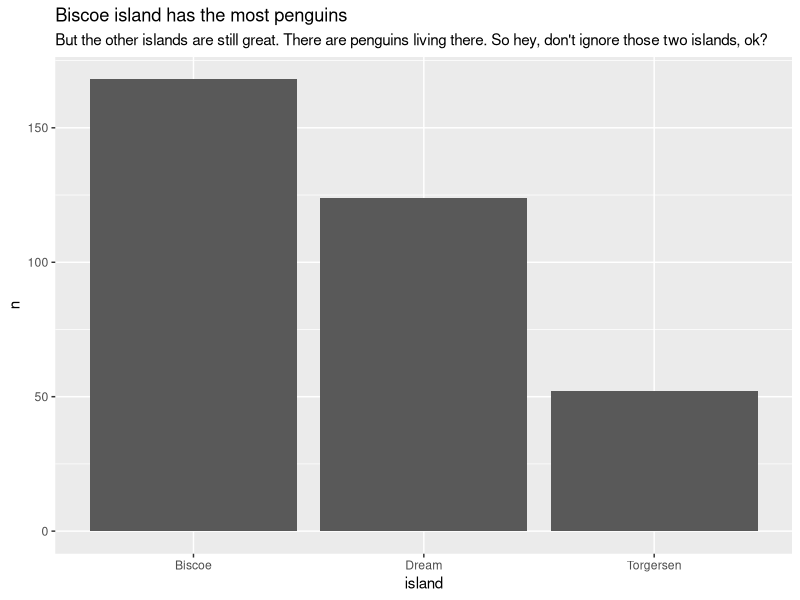
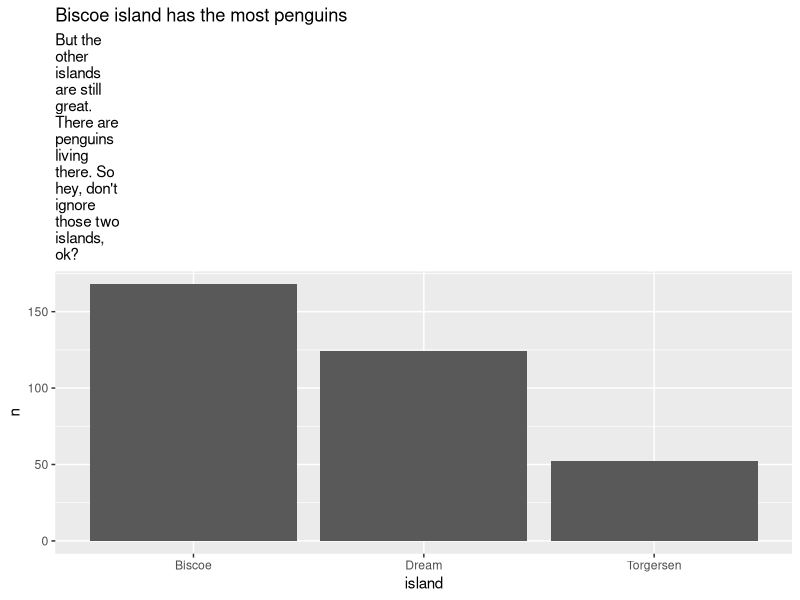
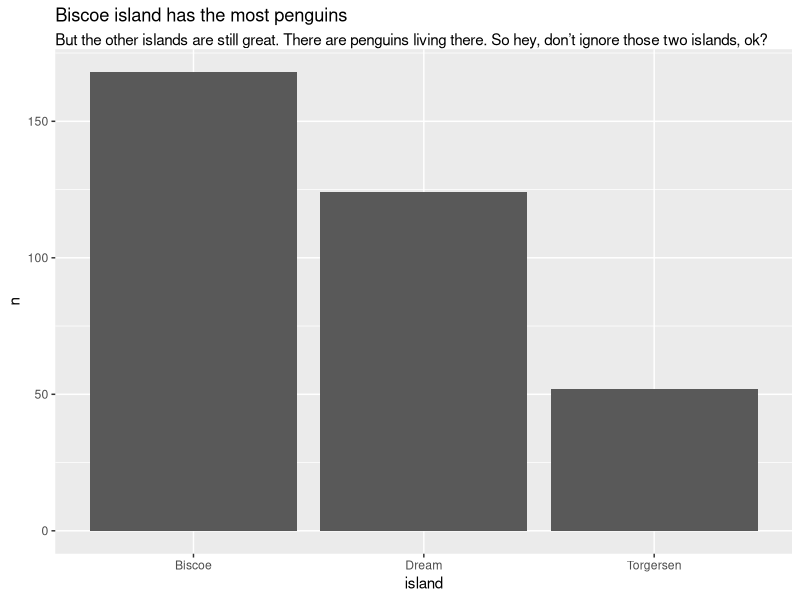

Write R code to recreate these figures, in order.
library(tidyverse)
library(palmerpenguins)

penguins |>
  count(island) |>
  ggplot(
    aes(
      x = island,
      y = n
    )
  ) +
  geom_col() +
  labs(
    title = "Biscoe island has the most penguins",
    subtitle = "But the other islands are still great. There are penguins living there. So hey, don't ignore those two islands, ok?"
  )

penguins |>
  count(island) |>
  ggplot(
    aes(
      x = island,
      y = n
    )
  ) +
  geom_col() +
  labs(
    title = "Biscoe island has the most penguins",
    subtitle = str_wrap("But the other islands are still great. There are penguins living there. So hey, don't ignore those two islands, ok?", 10)
  )



library(tidyverse)
library(palmerpenguins)
library(ggtext)

penguins |>
  count(island) |>
  ggplot(
    aes(
      x = island,
      y = n
    )
  ) +
  geom_col() +
  labs(
    title = "Biscoe island has the most penguins",
    subtitle = "But the other islands are still great. There are penguins living there. So hey, don't ignore those two islands, ok?"
  ) +
  theme(
    plot.subtitle = element_textbox_simple()
  )
